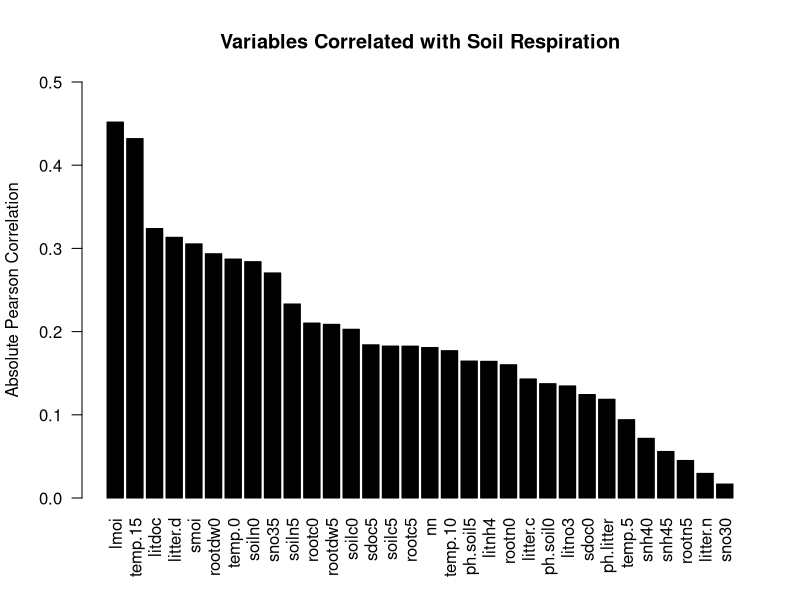
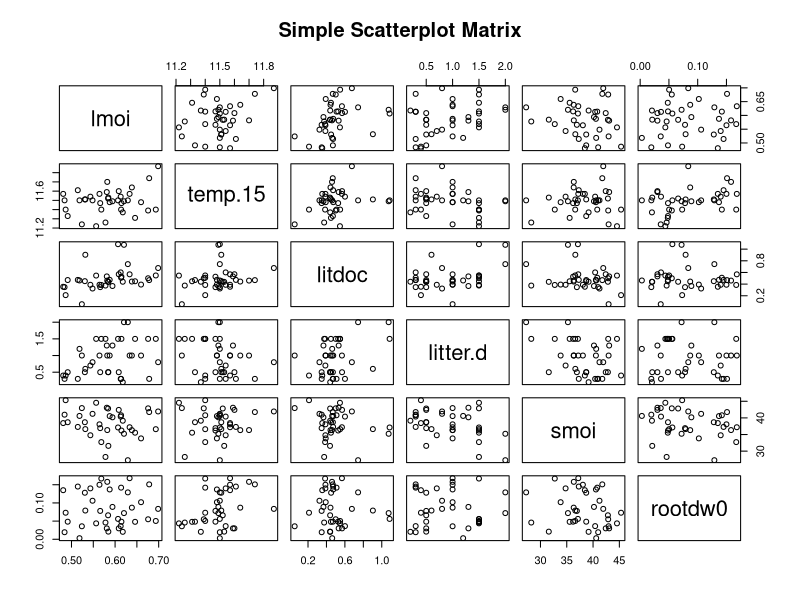
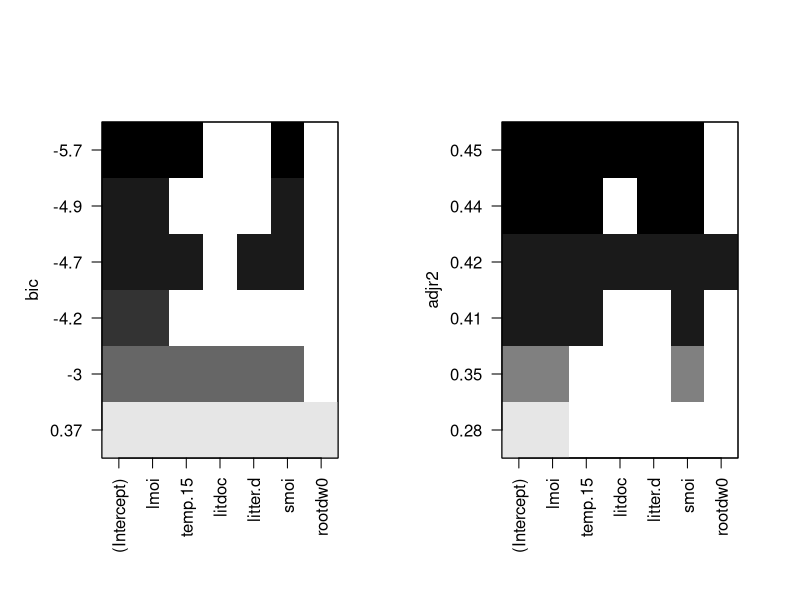

Write R code to recreate these figures, in order. (Note: this script raises an error after producing the figures.)
# nicht vergessen: setwd!
# setwd("/home/daniel/Schreibtisch/Statistik Projekt")

hainich <- read.csv("hainich.csv", sep = ";", dec = ".")

# Correlation mit Pearson
hainich.pear <- abs(cor(hainich))["soil.res",-1]
hainich.pear.ordered <- hainich.pear[order(hainich.pear, decreasing = T)]
barplot(hainich.pear.ordered, las = 2, ylim = c(0,0.5), col = "black",
        ylab = "Absolute Pearson Correlation", main = "Variables Correlated with Soil Respiration")

# fig/scatterplot-pearson-top6.png
pairs(~ lmoi + temp.15 + litdoc + litter.d  + smoi + rootdw0, data=hainich ,main="Simple Scatterplot Matrix")

# sampling training data
set.seed(1337)
testFraction <- 0.2 #Fraction of data used for testing (estimate for integer sample size)
sampleCount <- dim(hainich)[1]
index <- sample(1:sampleCount, round(testFraction * sampleCount))
hainich.test <- hainich[index,]
hainich.train <- hainich[-index,]

null <- lm(soil.res ~ 1, data = hainich.train)
# Top 15 Variablen
#full <- lm(soil.res ~ 1 + lmoi + temp.15 + litdoc + litter.d + smoi + rootdw0 + temp.0 + soiln0 + sno35 + soiln5 + rootc0 + rootdw5 + soilc0 + sdoc5 + soilc5, data = hainich.train)
# Top 6 Variablen
full <- lm(soil.res ~ 1 + lmoi + temp.15 + litdoc + litter.d + smoi + rootdw0, data = hainich.train)

step(null, scope=list(lower=null, upper=full), direction="forward")

#info: http://www.stat.columbia.edu/~martin/W2024/R10.pdf
library("leaps")
hainich.leaps <- regsubsets(soil.res ~ 1 + lmoi + temp.15 + litdoc + litter.d + smoi + rootdw0,
                             data=hainich.train, method = "forward")

summary(hainich.leaps)
par(mfrow=c(1,2))
plot(hainich.leaps, scale="bic")
plot(hainich.leaps, scale="adjr2")
summary(hainich.leaps1)$bic

plot(hainich.leaps1, scale="bic")
plot(hainich.leaps1, scale="adjr2")
